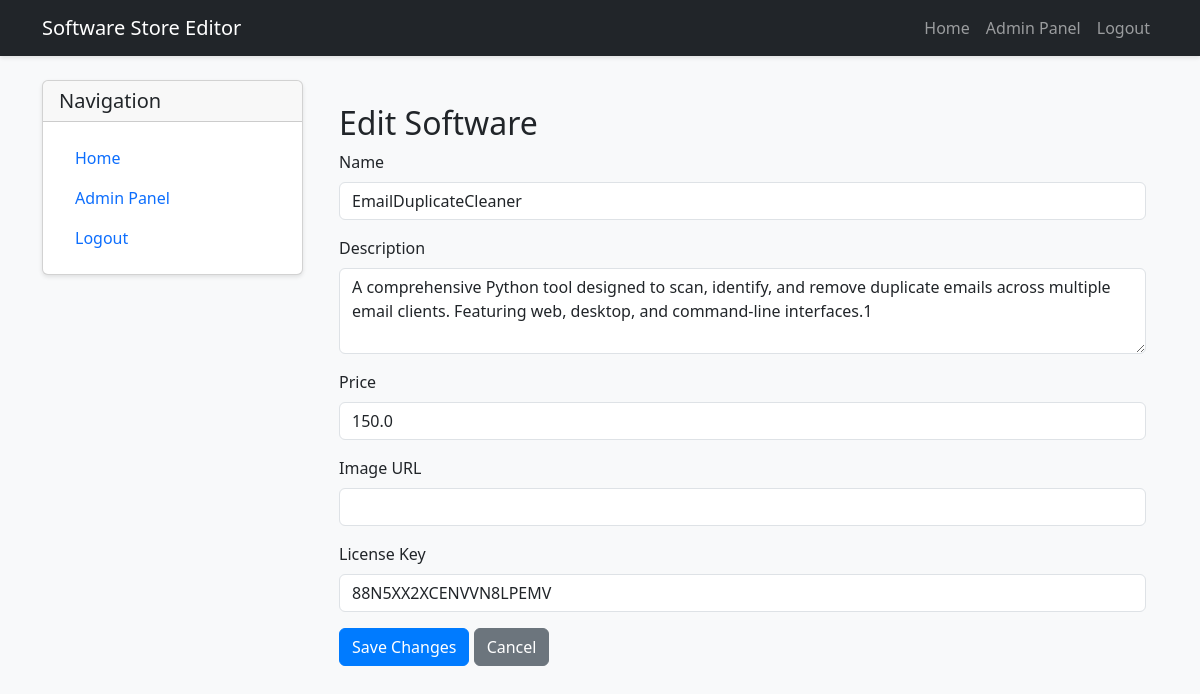
The app's page /software/2/edit (signed in) with its own data.
### software_store_app/models.py (models this page shows)
class Software(db.Model):
    id = db.Column(db.Integer, primary_key=True)
    name = db.Column(db.String(100), nullable=False)
    description = db.Column(db.Text, nullable=False)
    price = db.Column(db.Float, nullable=False)
    image_url = db.Column(db.String(200))
    license_key = db.Column(db.String(100), unique=True, nullable=False)
    created_at = db.Column(db.DateTime, default=datetime.utcnow)
    purchases = db.relationship('Purchase', backref='software', lazy=True)

### software_store_app/editor.py (the view, shortened to what this page needs)
@app.route('/software/<int:software_id>/edit', methods=['GET', 'POST'])
@login_required
def edit_software(software_id):
    software = Software.query.get_or_404(software_id)
    return render_template('editor/edit_software.html', software=software)

### software_store_app/editor.py (called while the page is built)
@login_manager.user_loader
def load_user(user_id):
    return LocalUser.query.get(int(user_id))

### software_store_app/templates/editor/edit_software.html (shortened to what this page needs)
{% extends "editor/base.html" %}
{% block editor_content %}
<div class="container mt-4">
    <h2>Edit Software</h2>
    <form method="POST">
        <div class="mb-3">
            <label for="name" class="form-label">Name</label>
            <input type="text" class="form-control" id="name" name="name" value="{{ software.name }}" required>
        </div>
        <div class="mb-3">
            <label for="description" class="form-label">Description</label>
            <textarea class="form-control" id="description" name="description" rows="3" required>{{ software.description }}</textarea>
        </div>
        <div class="mb-3">
            <label for="price" class="form-label">Price</label>
            <input type="number" class="form-control" id="price" name="price" step="0.01" value="{{ software.price }}" required>
        </div>
        <div class="mb-3">
            <label for="image_url" class="form-label">Image URL</label>
            <input type="url" class="form-control" id="image_url" name="image_url" value="{{ software.image_url }}">
        </div>
        <div class="mb-3">
            <label for="license_key" class="form-label">License Key</label>
            <input type="text" class="form-control" id="license_key" name="license_key" value="{{ software.license_key }}" required>
        </div>
        <button type="submit" class="btn btn-primary">Save Changes</button>
        <a href="{{ url_for('editor') }}" class="btn btn-secondary">Cancel</a>
    </form>
</div>
{% endblock %}

### software_store_app/static/style.css (style rules this page uses)
body { background-color: #f8f9fa; }
.btn-primary { background-color: #007bff; border-color: #007bff; }

### records on screen
Software: name "EmailDuplicateCleaner", description "A comprehensive Python tool designed to scan, identify, and remove duplicate emails across multiple email clients. Featuring web, desktop, and command-line interfaces.1", price "150.0", license_key "88N5XX2XCENVVN8LPEMV"
